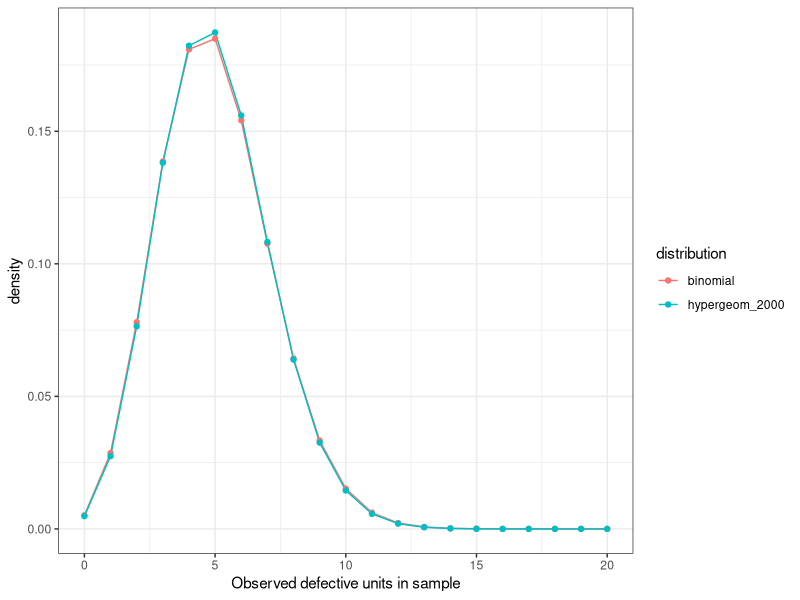
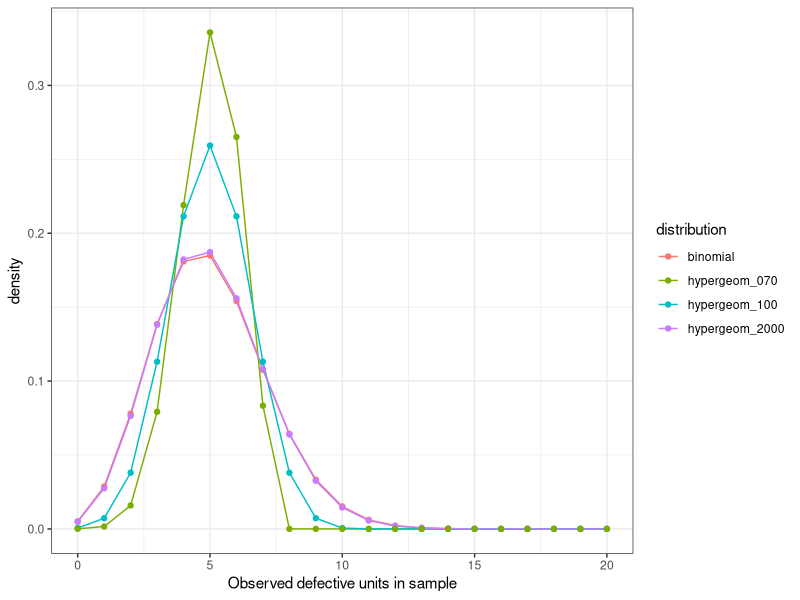

Reproduce these figures in R, in order.
## ---- chunk 1
knitr::opts_chunk$set(echo = TRUE)
## ---- chunk 2
library(tidyverse)
## ---- chunk 3
tibble(
       x =  seq.int(0, 50, by = 1),
       binomial = dbinom(x, size = 50, prob = 0.1),
       hypergeom_2000 = dhyper(x, m = 200, n = 1800, k = 50),
       ) |> 
  pivot_longer(cols = -1, names_to = 'distribution', values_to = 'density') |> 
  ggplot(aes(x, density, col = distribution)) +
  geom_line() +
  geom_point() +
  xlim(c(0, 20)) +
  theme_bw() +
  labs(x = "Observed defective units in sample")

## ---- chunk 4
tibble(
       x =  seq.int(0, 50, by = 1),
       binomial = dbinom(x, size = 50, prob = 0.1),
       hypergeom_2000 = dhyper(x, m = 200, n = 1800, k = 50),
       hypergeom_100 = dhyper(x, m = 10, n = 90, k = 50),
       hypergeom_070 = dhyper(x, m = 7, n = 63, k = 50)
       ) |> 
  pivot_longer(cols = -1, names_to = 'distribution', values_to = 'density') |> 
  ggplot(aes(x, density, col = distribution)) +
  geom_line() +
  geom_point() +
  xlim(c(0, 20)) +
  theme_bw() +
  labs(x = "Observed defective units in sample")


## ---- chunk 5
qbinom(p = c(0.025, 0.975), size = 50, prob = 0.1)
qhyper(p = c(0.025, 0.975), m = 10, n = 90, k = 50)
## ---- chunk 6
X <- rbinom(n = 1e6, size = 50, prob = 0.1)
Y <- rhyper(nn = 1e6, m = 10, n = 90, k = 50)

mean(X)
var(X)

mean(Y)
var(Y)

